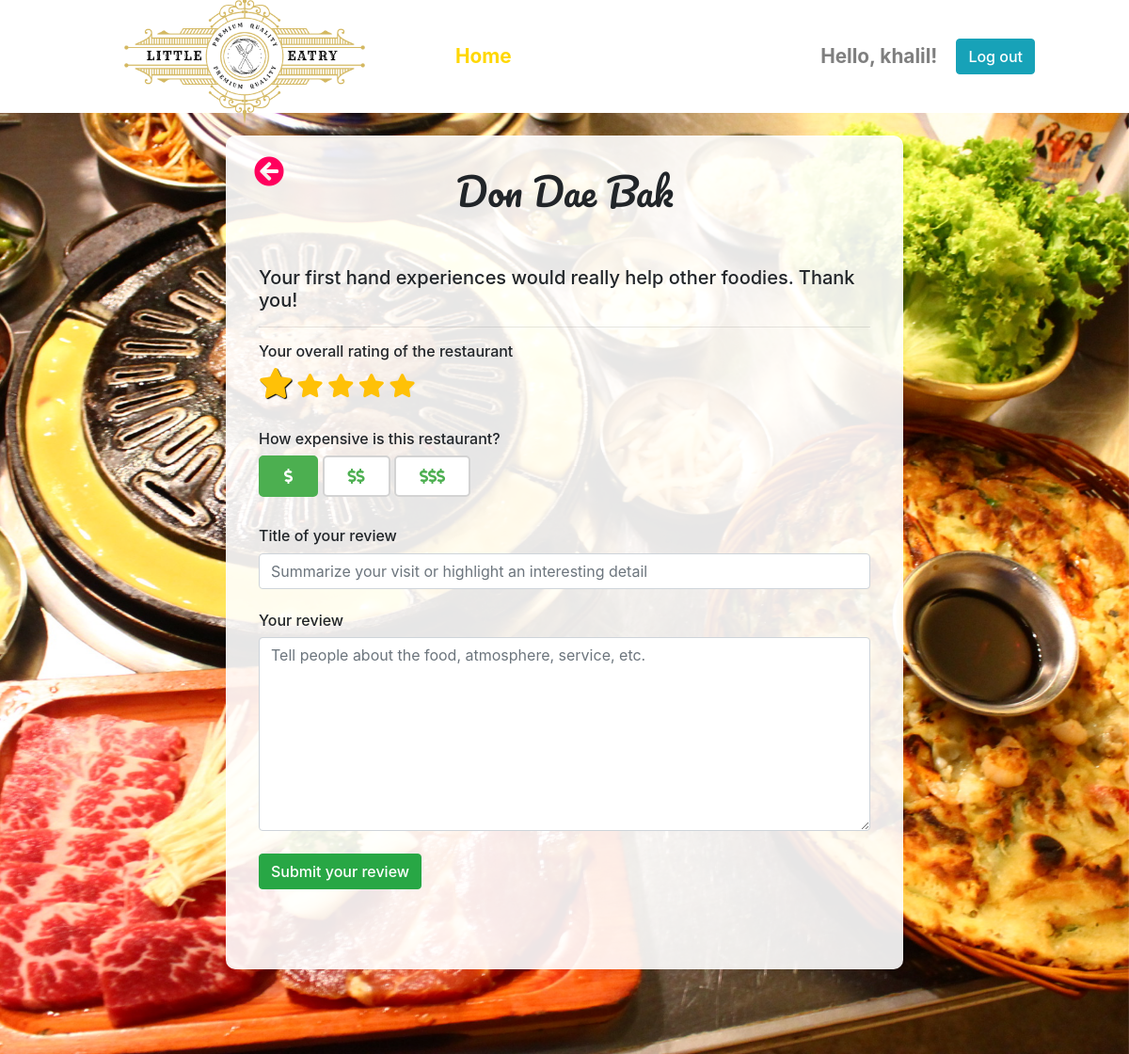
Before: /inde/resto/5/add/ (signed in) with the older database file.
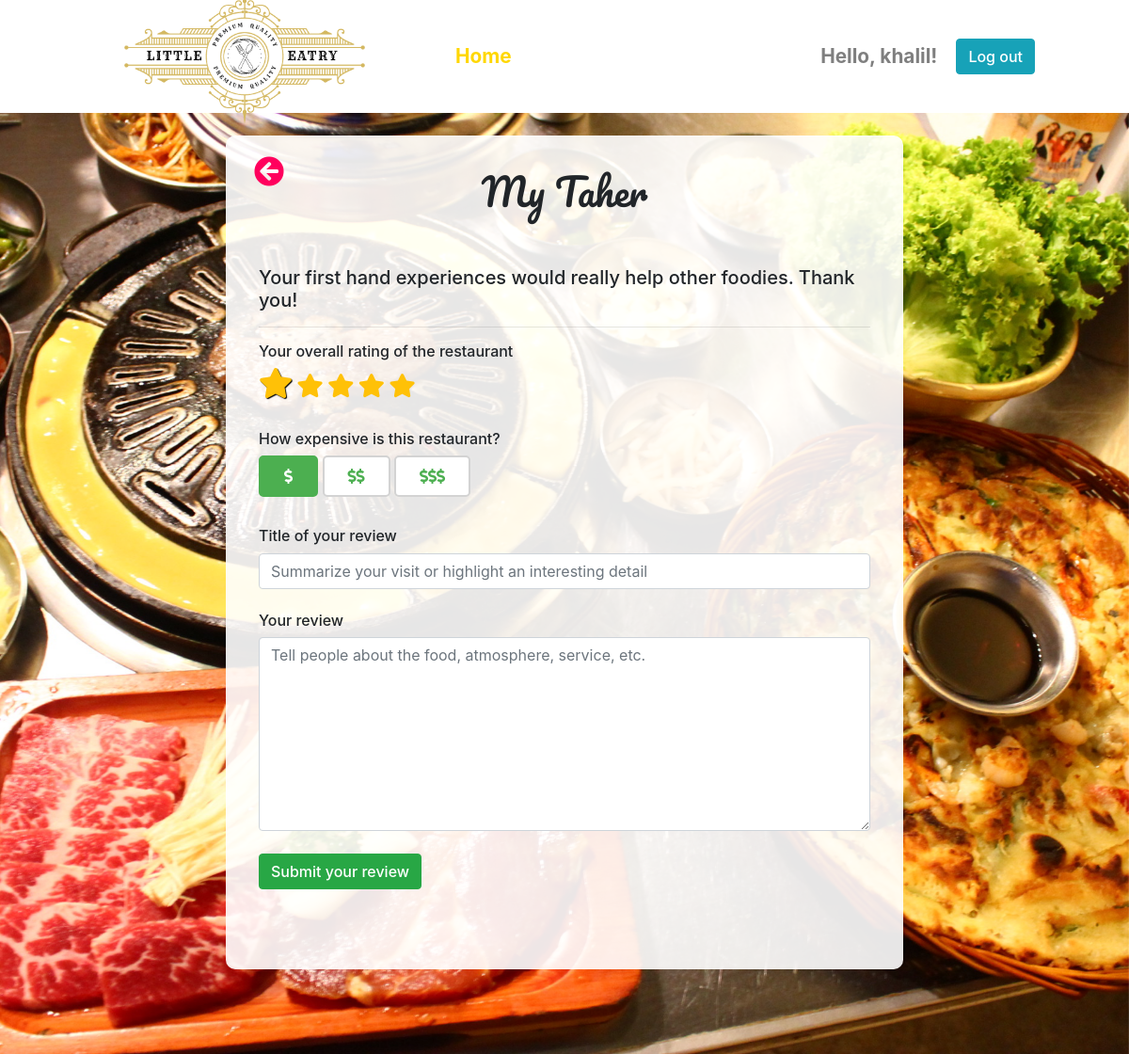
After: the same page with the newer database file.
### reviewapp/models.py (models this page shows, shortened)
class Restaurant(models.Model):
    category=models.ForeignKey(Category,on_delete=models.CASCADE)
    restaurant_text= models.CharField(max_length=100)
    restaurant_address= models.CharField(max_length=100)

### reviewapp/views.py (the view)
# urls.py: path('resto/<int:restaurant_id>/add/', views.add, name='add'),
@login_required
def add(request, restaurant_id):
    form = ReviewForm()
    restaurant = get_object_or_404(Restaurant, pk=restaurant_id)
    context = {
        'restaurant': restaurant,
        'form': form
    }
    return render(request, 'reviewapp/add.html', context)

### reviewapp/forms.py
class ReviewForm(ModelForm):
    class Meta:
        model = Review
        fields = [
            'review_title',
            'review_description',
        ]
        widgets = {
            'review_description': Textarea(attrs={'cols': 80, 'rows': 8}),
        }

### reviewapp/templates/reviewapp/add.html (shortened to what this page needs)
{% extends 'reviewapp/base.html' %}
{% load widget_tweaks %}
{% block content %}
{% load static %}
<link rel="stylesheet" type="text/css" href="{% static 'reviewapp/style/addreview.css' %}">
<div id="outer"
    style="width:100%; background:url('/static/reviewapp/images/{{ restaurant.pk }}.jpg') no-repeat fixed center; background-size: cover;">
    <div id="wrapper">
        <a href="{% url 'reviewapp:details' restaurant.pk %}" class="back-button">
            <i class="fas fa-arrow-circle-left"></i>
        </a>
        <div>
            <h1>{{restaurant.restaurant_text}}</h1>
            <br>
        </div>
        <br>
        <h5>Your first hand experiences would really help other foodies. Thank you!</h5>
        <hr>
        <form action="{% url 'reviewapp:reviewed' restaurant.pk %}" method="post">
            <div>
                <h6>Your overall rating of the restaurant</h6>
                <label class="rate">
                    <i class=" fas fa-star text-warning" /></i>
                </label>
                <label class="rate">
                    <i class=" fas fa-star text-warning" /></i>
                </label>
                <label class="rate">
                    <i class=" fas fa-star text-warning" /></i>
                </label>
                <label class="rate">
                    <i class=" fas fa-star text-warning" /></i>
                </label>
                <label class="rate">
                    <i class=" fas fa-star text-warning" /></i>
                </label>
            </div>
            <br>
            <div>
                <h6>How expensive is this restaurant?</h6>
                <label>
                    <div class="price"><i class="fas fa-dollar-sign"></i></div>
                </label>
                <label>
                    <div class="price"><i class="fas fa-dollar-sign"></i><i class="fas fa-dollar-sign"></i></div>
                </label>
                <label>
                    <div class="price"><i class="fas fa-dollar-sign"></i><i class="fas fa-dollar-sign"></i><i class="fas fa-dollar-sign"></i></div>
                </label>
                <br><br>
            </div>
            <div class="fieldWrapper">
                <h6>Title of your review</h6>
                {% render_field form.review_title class="form-control" placeholder="Summarize your visit or highlight an interesting detail" %}
            </div><br>
            <div class="fieldWrapper">
                <h6>Your review</h6>
                {% render_field form.review_description class="form-control" placeholder="Tell people about the food, atmosphere, service, etc." %}
            </div><br>
            <input type="submit" value="Submit your review" class="btn btn-success"
                style="font-weight: 500; margin-bottom: 50px">
            <br>
        </form>
    </div>
</div>
{% endblock %}

Changed rows visible on the page:
changed Restaurant: restaurant_text "Don Dae Bak" → "My Taher"
